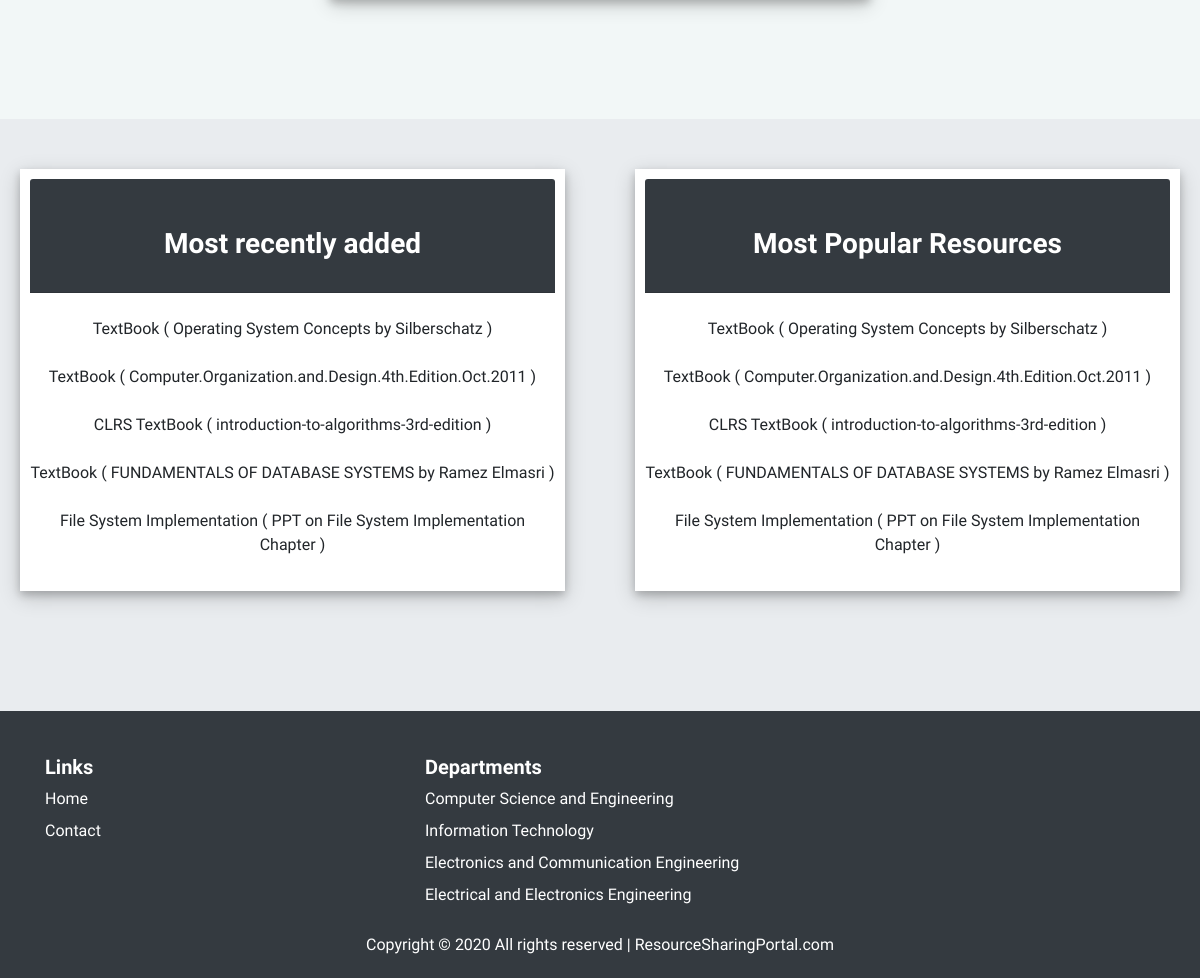
The app's page / (lower part), older data.
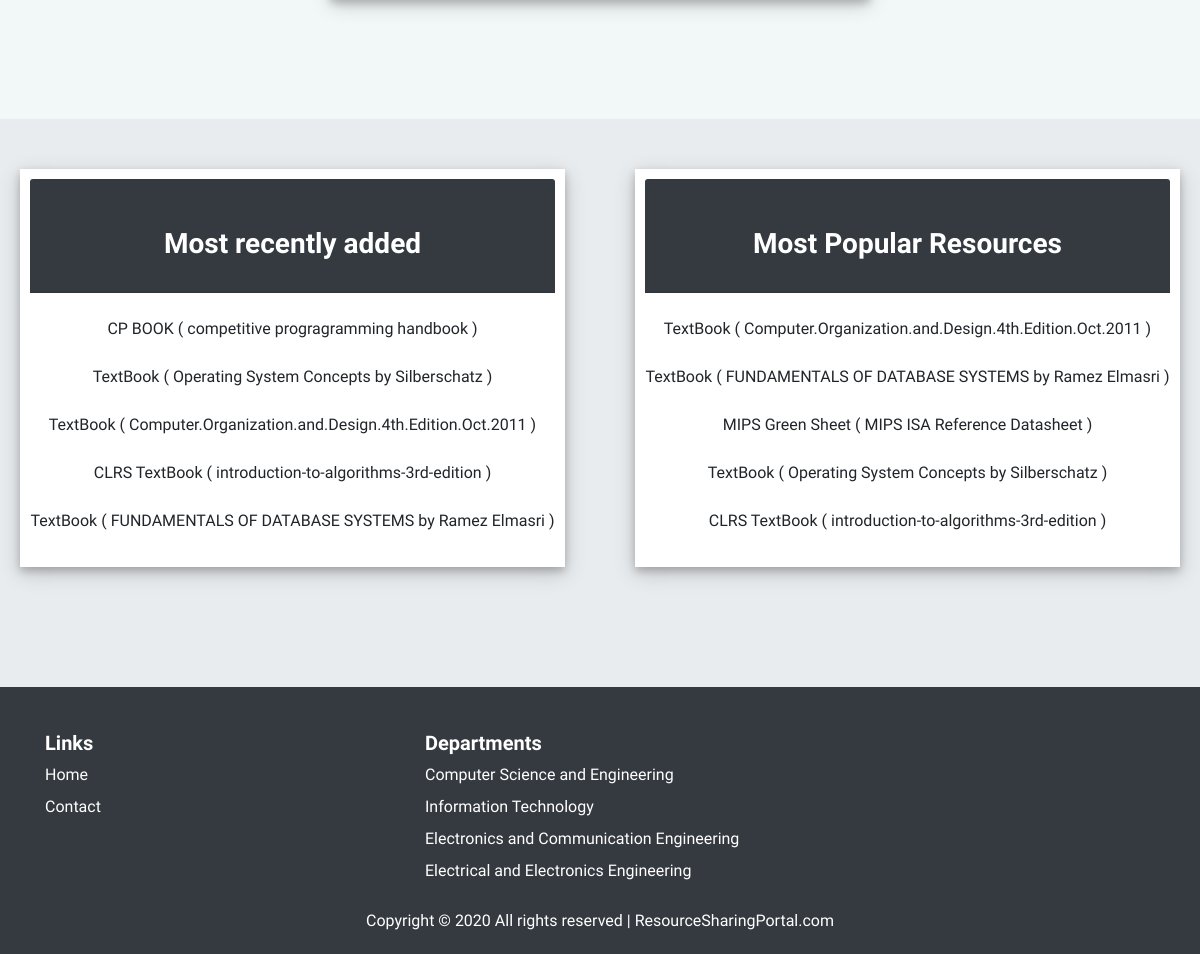
The same page, newer data.
### app/models.py (models this page shows, shortened)
class Resource(models.Model):
    RNo = models.AutoField(primary_key=True)
    RName = models.CharField(max_length=100)
    RDes = models.CharField(max_length=200)
    CCode = models.ForeignKey(Course, on_delete=models.CASCADE)
    UNumber = models.ForeignKey(Uploader, on_delete=models.CASCADE)
    filepath = models.FileField(upload_to="resources", default="")
    created_at=models.DateTimeField(auto_now_add=True)
    updated_at=models.DateTimeField(auto_now=True)
    times_visited=models.IntegerField(default=0)

class Department(models.Model):
    DCode = models.IntegerField(primary_key=True)
    DName = models.CharField(max_length=20)
    Ddes = models.CharField(max_length=100)
    Dinfo = models.CharField(max_length=3000)
    ImgLink = models.ImageField(upload_to="departments", default="")

### app/views.py (the view)
# urls.py: path('', views.index, name='Home'),
def index(request):
    departments = Department.objects.all()
    resources = Resource.objects.all().order_by('-created_at')[:5]
    popular_resources=Resource.objects.all().order_by('-times_visited')[:5]
    return render(request, 'app/index.html', {'resources': resources, 'departments': departments, 'popular_resources': popular_resources})

### app/templates/app/index.html (shortened to what this page needs)
{% extends "layout.html" %} {% block body %}
{% load static %}
<div class="container" style="margin-top: 150px; margin-bottom: 100px;">
  <div class="row row-content justify-content-center">
  </div>
</div>
<div>
  <div style="background-color: #E9ECEF; padding-top: 30px; padding-bottom: 100px;">
    <div class="row">
      <div class="col-12 col-md-6">
        <div class="card-section1" id="card-section1">
          <div class="card-header bg-dark text-white">
            <h3 class="mt-3">Most recently added</h3>
          </div>
          <br>
            {% for resource in resources %}
                {{ resource.RName }} ( {{ resource.RDes }} )
              <br>
              <br>
            {% endfor %}
        </div>
      </div>
      <div class="col-12 col-md-6">
        <div class="card-section1" id="card-section1">
          <div class="card-header bg-dark text-white">
            <h3 class="mt-3">Most Popular Resources</h3>
          </div>
          <br>
          {% for popular_resource in popular_resources %}
            {{ popular_resource.RName }} ( {{ popular_resource.RDes }} )
            <br>
            <br>
          {% endfor %}
        </div>
      </div>
    </div>
</div>
          </div>
{% endblock %}

### templates/layout.html (shortened to what this page needs)
<!DOCTYPE html>{% load static %}
<html lang="en">
<head>
	<link rel="stylesheet" href="https://stackpath.bootstrapcdn.com/bootstrap/4.3.1/css/bootstrap.min.css"
>
	<link rel="stylesheet" href="https://cdnjs.cloudflare.com/ajax/libs/font-awesome/4.7.0/css/font-awesome.min.css">
	<link rel="stylesheet" href="{% static 'css/style.css' %}" />
</head>
<body>
	{% block body %} {% endblock %}
	<footer class="footer bg-dark" style="padding-top: 40px;">
		<div class="container text-white">
			<div class="row">
				<div class="col-12 col-md-4">
					<h5 class="py-1">Links</h5>
					<ul class="list-unstyled">
						<li class="py-1"><a class="a-dark-bg" href="/">Home</a></li>
						<li class="py-1"><a class="a-dark-bg" href="/contact">Contact</a></li>
					</ul>
				</div>
				<div class="col-12 col-md-4">
					<h5 class="py-1">Departments</h5>
					<ul class="list-unstyled">
						{% for department in departments %}
						<li class="py-1"><a class="a-dark-bg"
								href="/Dept/{{ department.DName }}">{{ department.Ddes }}</a></li>
						{% endfor %}
					</ul>
				</div>
			</div>
			<div class="row">
				<div class="col-12">
					<div class="copyright" style="text-align: center;">
						<p>
							Copyright &copy;
							<script>document.write(new Date().getFullYear());</script> All rights reserved |
							ResourceSharingPortal.com
						</p>
					</div>
				</div>
			</div>
		</div>
	</footer>
</html>

Row changes from the older to the newer data that the page shows:
no longer on this page (row edited): Resource: RName "File System Implementation", RDes "PPT on File System Implementation Chapter"
added Resource: RName "CP BOOK", RDes "competitive progragramming handbook", shown under "Most recently added"
changed Resource "Computer.Organization.and.Design.4th.Edition.Oct.2011": moves up the list
changed Resource "FUNDAMENTALS OF DATABASE SYSTEMS by Ramez Elmasri": moves up the list
now on this page (row edited): Resource: RName "MIPS Green Sheet", RDes "MIPS ISA Reference Datasheet", shown under "Most Popular Resources"
